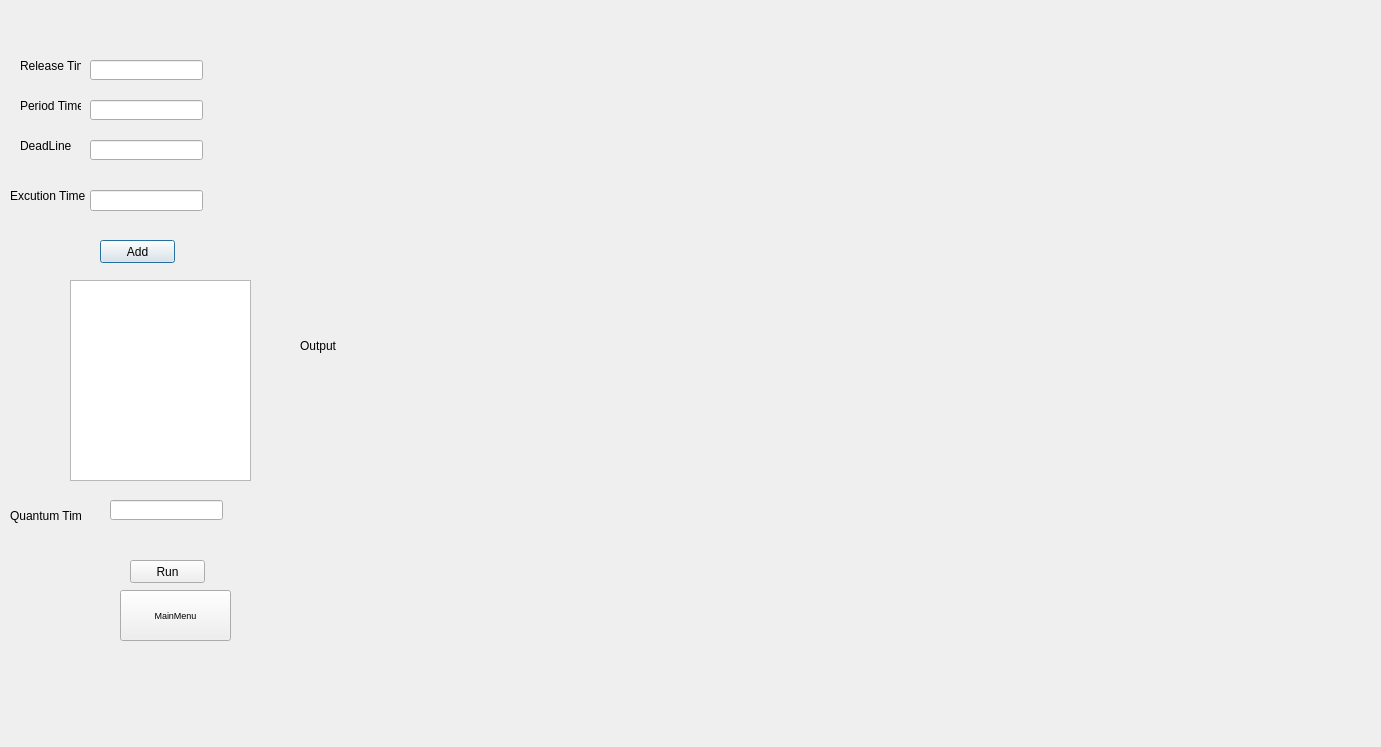
<?xml version="1.0" encoding="UTF-8"?>
<ui version="4.0">
 <class>Dialog</class>
 <widget class="QDialog" name="Dialog">
  <property name="geometry">
   <rect>
    <x>0</x>
    <y>0</y>
    <width>1381</width>
    <height>747</height>
   </rect>
  </property>
  <property name="windowTitle">
   <string>Dialog</string>
  </property>
  <widget class="QLabel" name="label_2">
   <property name="geometry">
    <rect>
     <x>300</x>
     <y>20</y>
     <width>901</width>
     <height>651</height>
    </rect>
   </property>
   <property name="text">
    <string>Output</string>
   </property>
  </widget>
  <widget class="QLabel" name="label">
   <property name="geometry">
    <rect>
     <x>20</x>
     <y>50</y>
     <width>61</width>
     <height>31</height>
    </rect>
   </property>
   <property name="text">
    <string>Release Time</string>
   </property>
  </widget>
  <widget class="QLineEdit" name="ReleaseTime">
   <property name="geometry">
    <rect>
     <x>90</x>
     <y>60</y>
     <width>113</width>
     <height>20</height>
    </rect>
   </property>
  </widget>
  <widget class="QLineEdit" name="PeriodTime">
   <property name="geometry">
    <rect>
     <x>90</x>
     <y>100</y>
     <width>113</width>
     <height>20</height>
    </rect>
   </property>
  </widget>
  <widget class="QLabel" name="label_3">
   <property name="geometry">
    <rect>
     <x>20</x>
     <y>90</y>
     <width>61</width>
     <height>31</height>
    </rect>
   </property>
   <property name="text">
    <string>Period Time</string>
   </property>
  </widget>
  <widget class="QLineEdit" name="DeadLine">
   <property name="geometry">
    <rect>
     <x>90</x>
     <y>140</y>
     <width>113</width>
     <height>20</height>
    </rect>
   </property>
  </widget>
  <widget class="QLabel" name="label_4">
   <property name="geometry">
    <rect>
     <x>20</x>
     <y>130</y>
     <width>61</width>
     <height>31</height>
    </rect>
   </property>
   <property name="text">
    <string>DeadLine</string>
   </property>
  </widget>
  <widget class="QLabel" name="label_5">
   <property name="geometry">
    <rect>
     <x>10</x>
     <y>180</y>
     <width>101</width>
     <height>31</height>
    </rect>
   </property>
   <property name="text">
    <string>Excution Time</string>
   </property>
  </widget>
  <widget class="QLineEdit" name="ExcutionTime">
   <property name="geometry">
    <rect>
     <x>90</x>
     <y>190</y>
     <width>113</width>
     <height>21</height>
    </rect>
   </property>
  </widget>
  <widget class="QPushButton" name="AddTask">
   <property name="geometry">
    <rect>
     <x>100</x>
     <y>240</y>
     <width>75</width>
     <height>23</height>
    </rect>
   </property>
   <property name="text">
    <string>Add</string>
   </property>
  </widget>
  <widget class="QTextEdit" name="textEdit">
   <property name="geometry">
    <rect>
     <x>70</x>
     <y>280</y>
     <width>181</width>
     <height>201</height>
    </rect>
   </property>
  </widget>
  <widget class="QPushButton" name="RunProgram">
   <property name="geometry">
    <rect>
     <x>130</x>
     <y>560</y>
     <width>75</width>
     <height>23</height>
    </rect>
   </property>
   <property name="text">
    <string>Run</string>
   </property>
  </widget>
  <widget class="QLineEdit" name="QuantumTime">
   <property name="geometry">
    <rect>
     <x>110</x>
     <y>500</y>
     <width>113</width>
     <height>20</height>
    </rect>
   </property>
   <property name="text">
    <string/>
   </property>
  </widget>
  <widget class="QLabel" name="label_6">
   <property name="geometry">
    <rect>
     <x>10</x>
     <y>500</y>
     <width>71</width>
     <height>31</height>
    </rect>
   </property>
   <property name="text">
    <string>Quantum Time</string>
   </property>
  </widget>
  <widget class="QPushButton" name="MainMenu">
   <property name="geometry">
    <rect>
     <x>120</x>
     <y>590</y>
     <width>111</width>
     <height>51</height>
    </rect>
   </property>
   <property name="font">
    <font>
     <pointsize>7</pointsize>
    </font>
   </property>
   <property name="text">
    <string>MainMenu</string>
   </property>
  </widget>
 </widget>
 <resources/>
 <connections/>
</ui>
